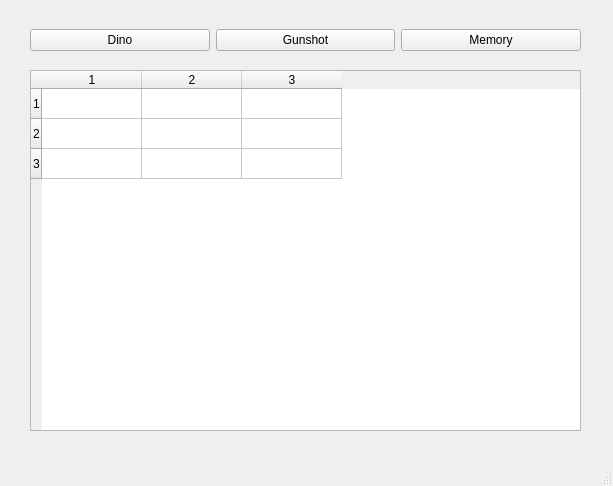
<?xml version="1.0" encoding="UTF-8"?>
<ui version="4.0">
 <class>MainWindow</class>
 <widget class="QMainWindow" name="MainWindow">
  <property name="geometry">
   <rect>
    <x>0</x>
    <y>0</y>
    <width>613</width>
    <height>486</height>
   </rect>
  </property>
  <property name="windowTitle">
   <string>MainWindow</string>
  </property>
  <widget class="QWidget" name="centralwidget">
   <widget class="QTableWidget" name="table">
    <property name="geometry">
     <rect>
      <x>30</x>
      <y>70</y>
      <width>551</width>
      <height>361</height>
     </rect>
    </property>
    <property name="gridStyle">
     <enum>Qt::SolidLine</enum>
    </property>
    <property name="sortingEnabled">
     <bool>true</bool>
    </property>
    <property name="wordWrap">
     <bool>true</bool>
    </property>
    <property name="cornerButtonEnabled">
     <bool>true</bool>
    </property>
    <property name="rowCount">
     <number>3</number>
    </property>
    <property name="columnCount">
     <number>3</number>
    </property>
    <attribute name="horizontalHeaderStretchLastSection">
     <bool>false</bool>
    </attribute>
    <attribute name="verticalHeaderCascadingSectionResizes">
     <bool>false</bool>
    </attribute>
    <attribute name="verticalHeaderShowSortIndicator" stdset="0">
     <bool>false</bool>
    </attribute>
    <attribute name="verticalHeaderStretchLastSection">
     <bool>false</bool>
    </attribute>
    <row/>
    <row/>
    <row/>
    <column/>
    <column/>
    <column/>
   </widget>
   <widget class="QWidget" name="horizontalLayoutWidget">
    <property name="geometry">
     <rect>
      <x>30</x>
      <y>10</y>
      <width>551</width>
      <height>61</height>
     </rect>
    </property>
    <layout class="QHBoxLayout" name="horizontalLayout">
     <item>
      <widget class="QPushButton" name="dino_btn">
       <property name="text">
        <string>Dino</string>
       </property>
      </widget>
     </item>
     <item>
      <widget class="QPushButton" name="gunshot_btn">
       <property name="text">
        <string>Gunshot</string>
       </property>
      </widget>
     </item>
     <item>
      <widget class="QPushButton" name="memory_btn">
       <property name="text">
        <string>Memory</string>
       </property>
      </widget>
     </item>
    </layout>
   </widget>
  </widget>
  <widget class="QMenuBar" name="menubar">
   <property name="geometry">
    <rect>
     <x>0</x>
     <y>0</y>
     <width>613</width>
     <height>21</height>
    </rect>
   </property>
  </widget>
  <widget class="QStatusBar" name="statusbar"/>
 </widget>
 <resources/>
 <connections/>
</ui>
